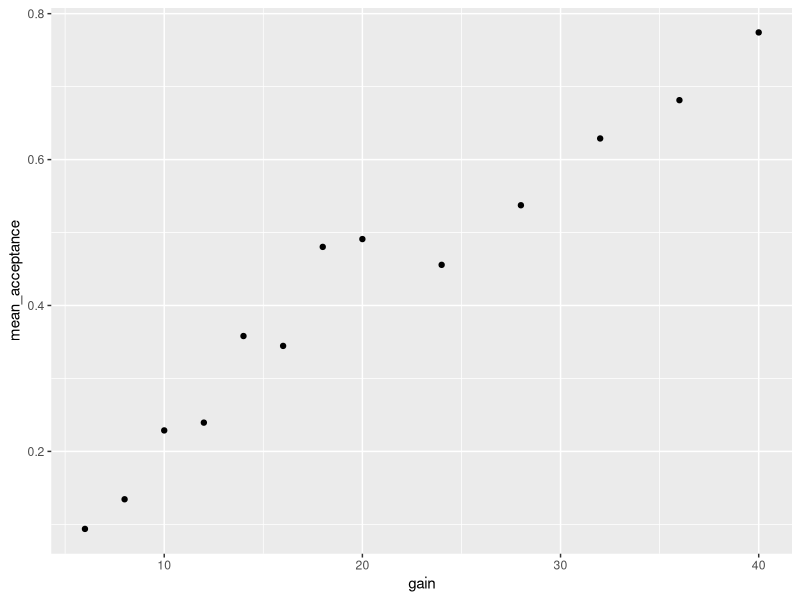
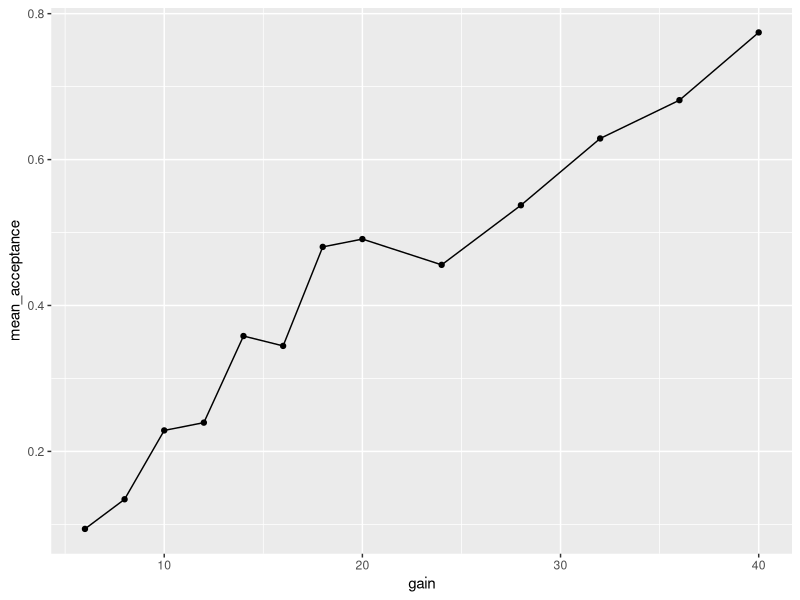
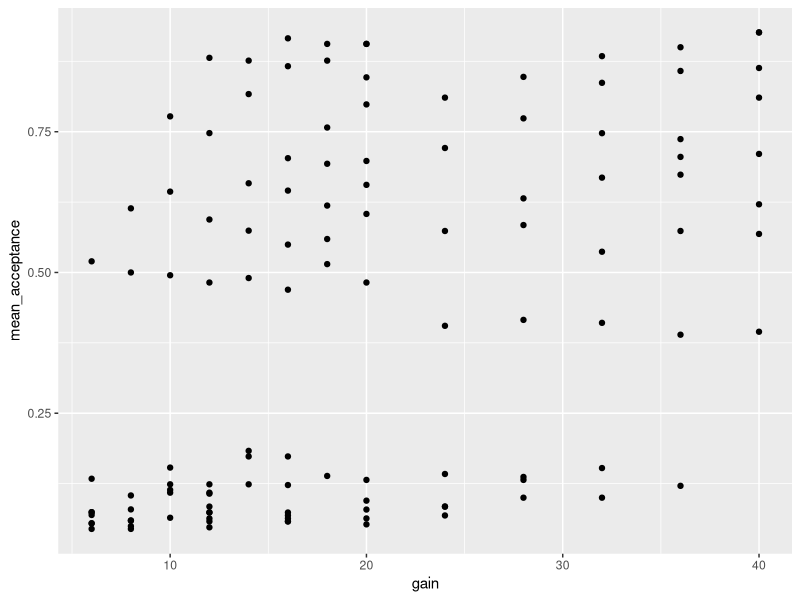
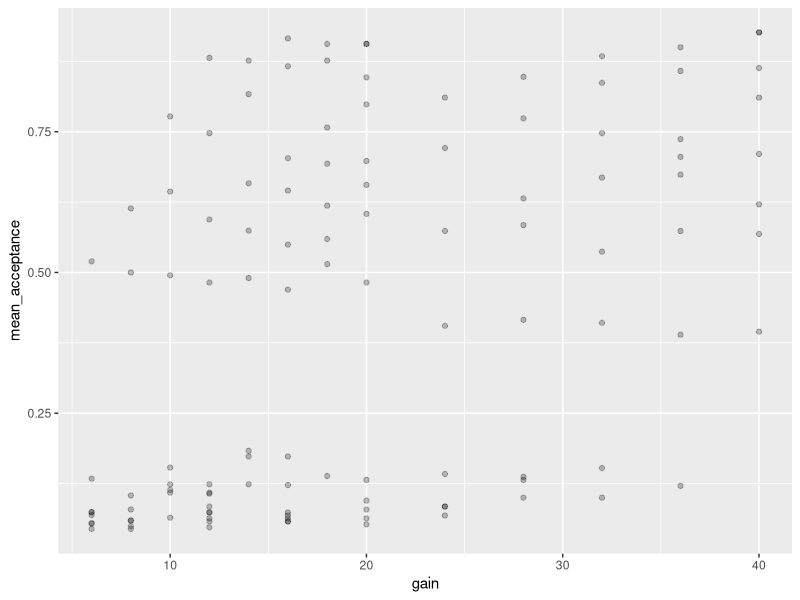
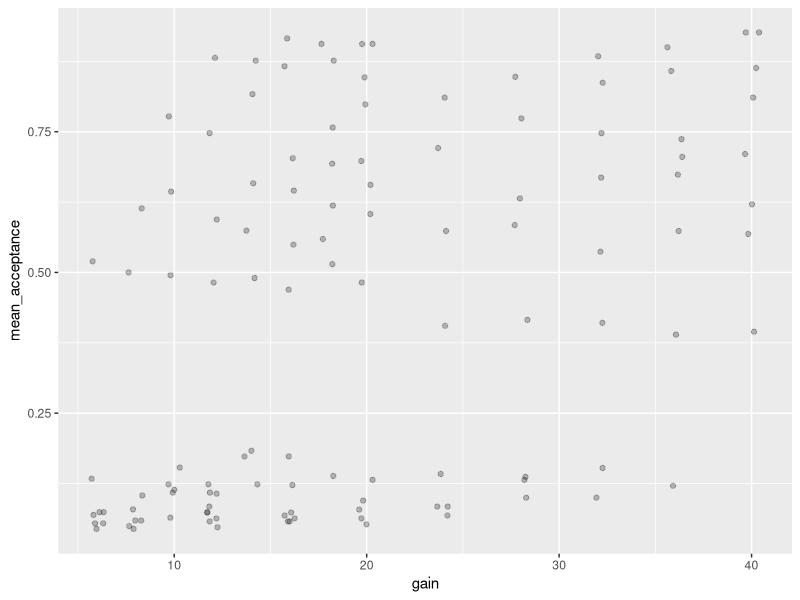
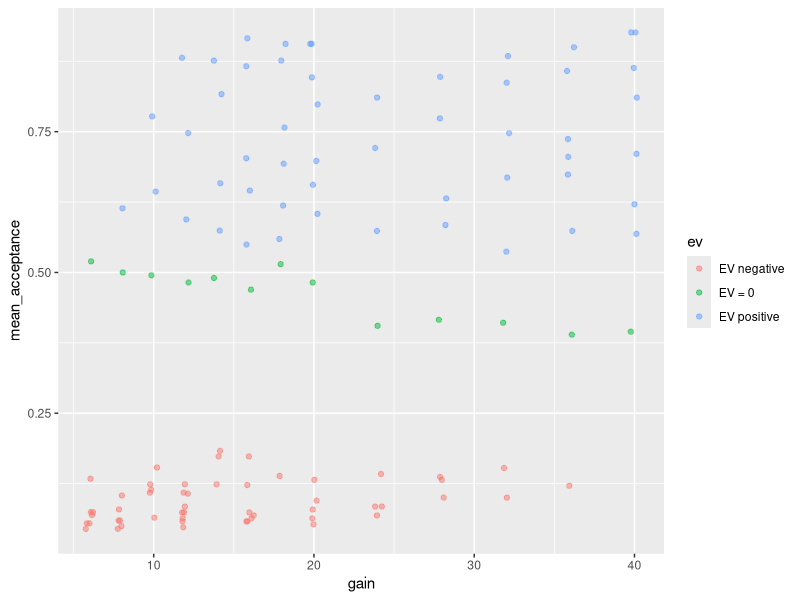
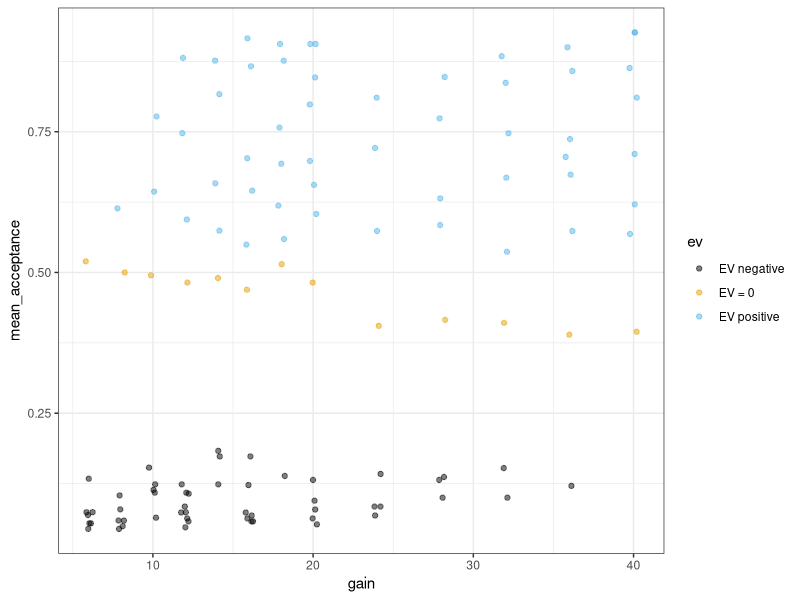
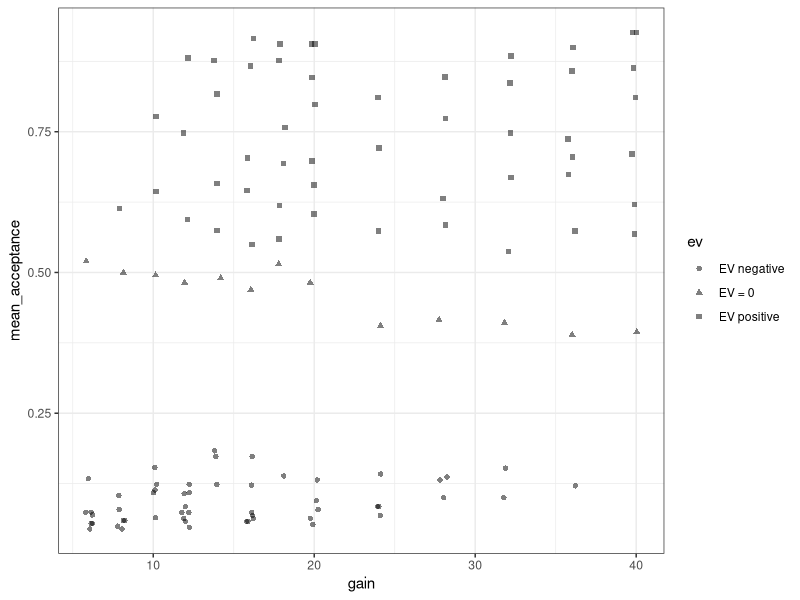

Write R code to recreate these figures, in order. (Note: this script raises an error after producing the figures.)
## ---- chunk 1
library("tidyverse")
ws1a <- read_csv("data/ws2015_exp1a.csv")
ws1b <- read_csv("data/ws2015_exp1b.csv")
ws1a <- ws1a %>%
  mutate(subno = factor(paste0("e1a_", subno)))
ws1b <- ws1b %>%
  mutate(subno = factor(paste0("e1b_", subno)))
ws1 <- bind_rows(ws1a, ws1b)
ws1 <- ws1 %>% 
  mutate(
    response = factor(response, levels = c("reject", "accept")),
    condition = factor(
      condition, 
      levels = c(40.2, 20.2, 40.4, 20.4), 
      labels = c("-$20/+$40", "-$20/+$20", "-$40/+$40", "-$40/+$20")
    )
  )
glimpse(ws1)
## ---- chunk 2
lot_sum <- ws1 %>% 
  group_by(gain) %>% 
  summarise(mean_acceptance = mean(resp))
lot_sum
## ---- chunk 3
ggplot(lot_sum, aes(x = gain, y = mean_acceptance)) +
  geom_point()
## ---- chunk 4
ggplot(lot_sum, aes(x = gain, y = mean_acceptance)) +
  geom_point() +
  geom_line()
## ---- chunk 5
lot_sum2 <- ws1 %>% 
  filter(condition %in% c("-$20/+$20", "-$40/+$40")) %>% 
  group_by(loss, gain) %>% 
  summarise(mean_acceptance = mean(resp))
lot_sum2
## ---- chunk 6
ggplot(lot_sum2, aes(x = gain, y = mean_acceptance)) +
  geom_point()
## ---- chunk 7
ggplot(lot_sum2, aes(x = gain, y = mean_acceptance)) +
  geom_point(alpha = 0.25)
## ---- chunk 8
ggplot(lot_sum2, aes(x = gain, y = mean_acceptance)) +
  geom_jitter(width = 0.4, alpha = 0.25)
## ---- chunk 9
lot_sum2 <- lot_sum2 %>% 
  mutate(ev = case_when(
    gain == loss ~ "EV = 0",
    gain < loss ~ "EV negative",
    gain > loss ~ "EV positive"
  )) %>% 
  mutate(
    ev = factor(ev, levels = c("EV negative", "EV = 0", "EV positive"))
  )
lot_sum2
## ---- chunk 10
ggplot(lot_sum2, aes(x = gain, y = mean_acceptance, colour = ev)) +
  geom_jitter(width = 0.25, alpha = 0.5)
## ---- chunk 11
ggplot(lot_sum2, aes(x = gain, y = mean_acceptance, colour = ev)) +
  geom_jitter(width = 0.25, alpha = 0.5) +
  ggthemes::scale_colour_colorblind() +
  theme_bw()
## ---- chunk 12
ggplot(lot_sum2, aes(x = gain, y = mean_acceptance, shape = ev)) +
  geom_jitter(width = 0.25, alpha = 0.5) +
  ggthemes::scale_colour_colorblind() +
  theme_bw()
## ---- chunk 13
ggplot(lot_sum2, aes(x = gain, y = mean_acceptance, 
                     shape = ev, colour = ev)) +
  geom_jitter(width = 0.25, alpha = 0.5) +
  ggthemes::scale_colour_colorblind() +
  theme_bw()
## ---- chunk 14
ggplot(lot_sum2, aes(x = gain, y = mean_acceptance, 
                     colour = ev, size = loss)) +
  geom_jitter(width = 0.25, alpha = 0.5) +
  ggthemes::scale_colour_colorblind() +
  theme_bw()
## ---- chunk 15
lot_sum_all <- ws1 %>% 
  group_by(condition, loss, gain) %>% 
  summarise(mean_acceptance = mean(resp)) %>% 
  mutate(ev = case_when(
    gain == loss ~ "EV = 0",
    gain < loss ~ "EV negative",
    gain > loss ~ "EV positive"
  )) %>% 
  mutate(
    ev = factor(ev, levels = c("EV negative", "EV = 0", "EV positive"))
  )
lot_sum_all
## ---- chunk 16
ggplot(lot_sum_all, aes(x = gain, y = mean_acceptance, 
                        colour = ev, size = loss)) +
  geom_jitter(width = 0.25, alpha = 0.5) +
  ggthemes::scale_colour_colorblind() +
  theme_bw() +
  facet_wrap(vars(condition)) 
## ---- chunk 17
ggplot(lot_sum_all, aes(x = gain, y = mean_acceptance, 
                        colour = ev, size = loss)) +
  geom_jitter(width = 0.25, alpha = 0.5) +
  ggthemes::scale_colour_colorblind() +
  theme_bw() +
  facet_wrap(vars(condition)) + 
  theme(legend.position = "bottom")
## ---- chunk 18
theme_set(theme_bw(base_size = 15) + 
            theme(legend.position="bottom", 
                  panel.grid.major.x = element_blank()))
## ---- chunk 19
part_sum <- ws1 %>%
  group_by(condition, subno) %>%   # aggregate for both, condition and subno
  summarise(mean_acc = mean(resp)) 
part_sum
## ---- chunk 20
ggplot(part_sum, aes(x = condition, y = mean_acc)) +
  geom_point()
## ---- chunk 21
ggplot(part_sum, aes(x = condition, y = mean_acc)) +
  geom_jitter(alpha = 0.25)
## ---- chunk 22
ggplot(part_sum, aes(x = condition, y = mean_acc)) +
  geom_jitter(width = 0.2, alpha = 0.25)
## ---- chunk 23
library("ggbeeswarm")
## ---- chunk 24
ggplot(part_sum, aes(x = condition, y = mean_acc)) +
  geom_beeswarm()
## ---- chunk 25
ggplot(part_sum, aes(x = condition, y = mean_acc)) +
  geom_quasirandom()
## ---- chunk 26
ggplot(part_sum, aes(x = condition, y = mean_acc)) +
  geom_boxplot()
## ---- chunk 27
knitr::include_graphics("figures/annotated_boxplot.jpeg")
## ---- chunk 28
ggplot(part_sum, aes(x = condition, y = mean_acc)) +
  geom_violin()
## ---- chunk 29
ggplot(part_sum, aes(x = condition, y = mean_acc)) +
  geom_violin(draw_quantiles = c(0.25, 0.5, 0.75))
## ---- chunk 30
ggplot(part_sum) +
  aes(x = condition, y = mean_acc) +
  stat_summary(geom = "bar", fun = "mean", width = 0.8) +
  stat_summary(geom = "errorbar", fun.data = "mean_se", width = 0.2)
## ---- chunk 31
knitr::include_graphics("figures/annotated-error-bars.jpeg")
## ---- chunk 32
knitr::include_graphics("figures/DinoSequentialSmaller.gif")
## ---- chunk 33
ggplot(part_sum, aes(x = condition, y = mean_acc)) +
  geom_quasirandom() +
  stat_summary()
## ---- chunk 34
ggplot(part_sum, aes(x = condition, y = mean_acc)) +
  geom_quasirandom(alpha = 0.2) +
  stat_summary()
## ---- chunk 35
ggplot(part_sum, aes(mean_acc)) +
  geom_histogram()
## ---- chunk 36
ggplot(part_sum, aes(mean_acc)) +
  geom_histogram(bins = 50)
## ---- chunk 37
ggplot(part_sum, aes(mean_acc)) +
  geom_histogram(bins = 20)
## ---- chunk 38
ggplot(part_sum, aes(mean_acc)) +
  geom_histogram(binwidth = 0.1 / 3, boundary = 0)
## ---- chunk 39
part_sum <- part_sum %>% 
  mutate(
    condition2 = if_else(condition %in% c("-$20/+$20", "-$40/+$40"), 
                         "symmetric", as.character(condition))
  ) %>% 
  mutate(condition2 = factor(
    condition2, 
    levels = c("-$20/+$40", "symmetric", "-$40/+$20"))
  )
## ---- chunk 40
ggplot(part_sum, aes(x = mean_acc)) +
  geom_histogram(binwidth = 0.1 / 3, boundary = 0) +
  facet_wrap(vars(condition2))
## ---- chunk 41
ggplot(part_sum, aes(x = mean_acc, y = after_stat(density))) +
  geom_histogram(binwidth = 0.1 / 3, boundary = 0) +
  facet_wrap(vars(condition2))
## ---- chunk 42
ggplot(part_sum, aes(x = mean_acc, y = after_stat(density * width))) +
  geom_histogram(binwidth = 0.1 / 3, boundary = 0) +
  facet_wrap(vars(condition2))
## ---- chunk 43
ggplot(part_sum, aes(x = mean_acc, y = after_stat(density * width))) +
  geom_histogram(binwidth = 0.1 / 3, boundary = 0) +
  facet_wrap(vars(condition2)) +
  labs(y = "probability")
